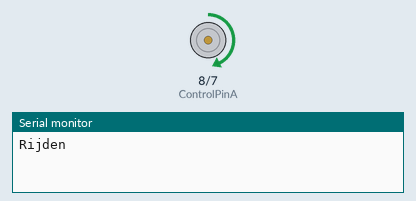
A sketch run on a simulated Arduino Uno, built with avr-gcc and run on an emulated ATmega328P. Parts: motor-driver pin pairs drawn as motors (green arrow = first pin HIGH = forward, orange = second pin HIGH = backward, longer = more drive, scaled by the enable pin), the last lines printed to the serial monitor.

Above: at 5.1 s.
At 20.1 s:
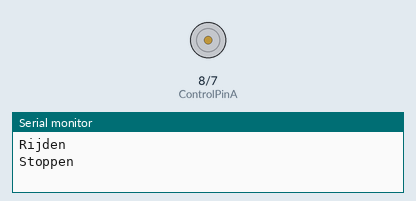
Timing chart, 0 to 21.6 s (numbered marks = the images above):
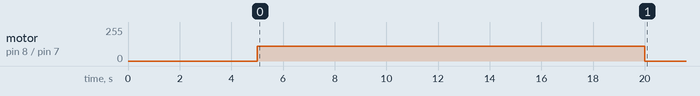

The sketch:

programma_A.ino
```cpp
// STEM@SCHOOL - Module 1 - Programma A
// indien wagentje te snel rijdt dan moet PB lager gezet worden, of omgekeerd


//pinnummers toewijzen
const int PWM_Pin = 9;
const int ControlPinA = 8;
const int ControlPinB = 7;

//motorwaarde instellen
int PB = 110;

void setup() {
  Serial.begin(9600);
  pinMode (0, INPUT_PULLUP); //uit voorzorg
  pinMode (PWM_Pin, OUTPUT);
  pinMode (ControlPinA, OUTPUT);
  pinMode (ControlPinB, OUTPUT);

  digitalWrite(PWM_Pin, LOW);

  delay(5000); //5 seconden wachten na opstarten
// 15 seconden rijden
  Serial.println("Rijden");
  analogWrite (PWM_Pin, PB);
  digitalWrite (ControlPinA, HIGH);
  digitalWrite (ControlPinB, LOW);
  delay(15000);
// stoppen
  Serial.println("Stoppen");
  analogWrite (PWM_Pin, LOW);
  digitalWrite (ControlPinA, LOW);
  digitalWrite (ControlPinB, LOW);
}

void loop() {
}
```
